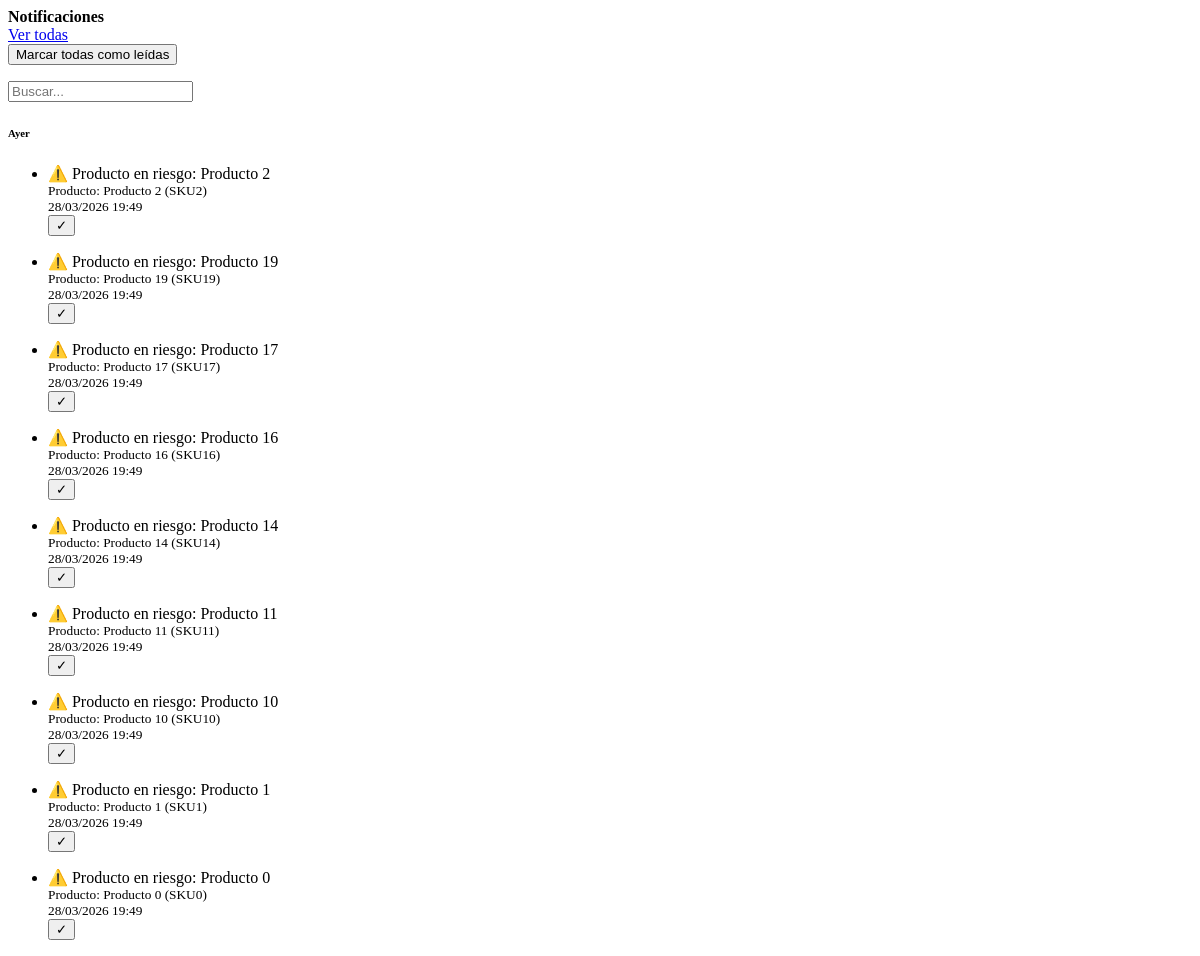
Before: /notificaciones/panel/ with the older database file.
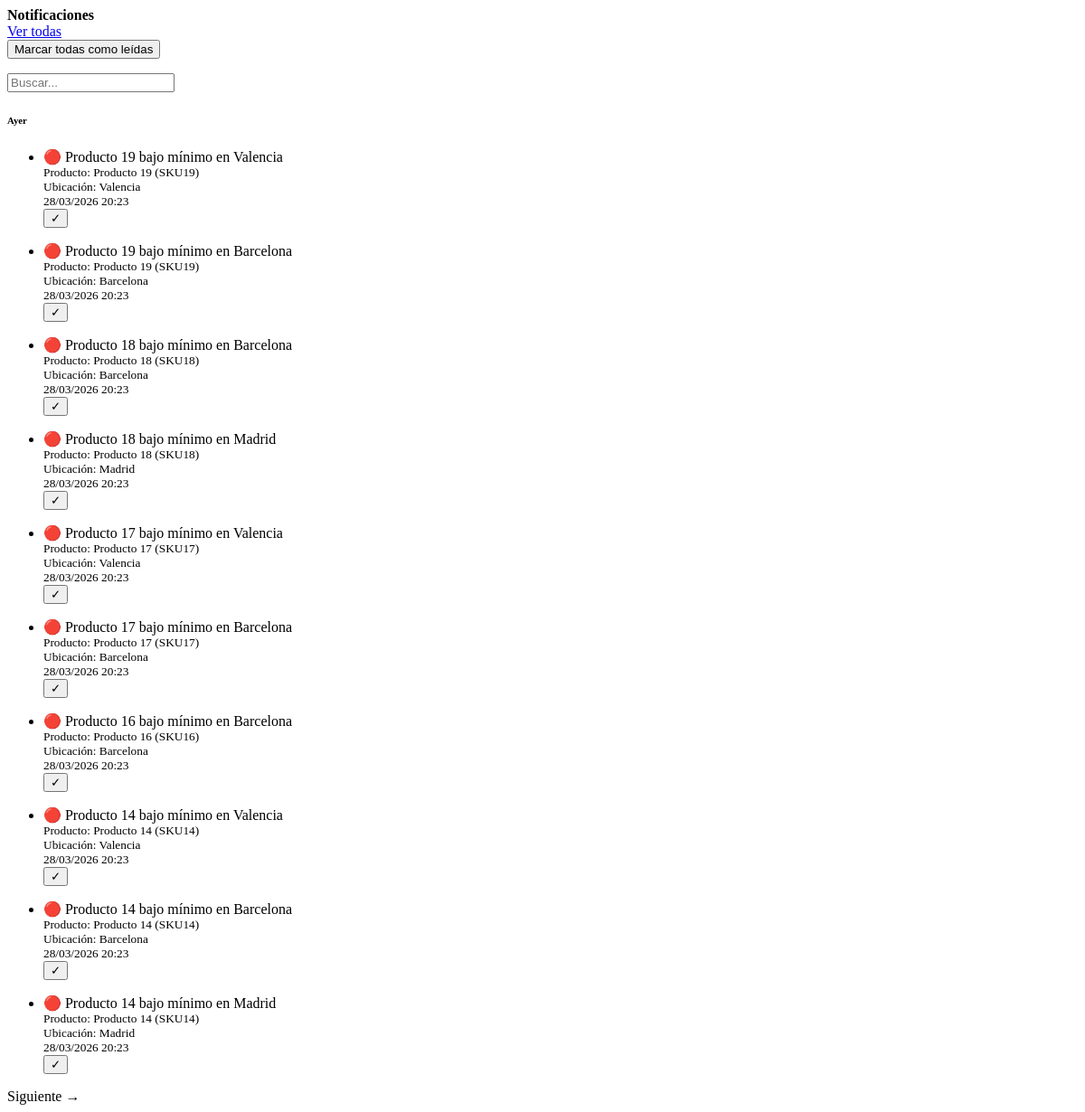
After: the same page with the newer database file.
### notifications/models.py (models this page shows, shortened)
class Notification(models.Model):
    TYPE_CHOICES = [
        ("movement", "Movimiento"),
        ("stock_item_low", "Incidencia almacén"),
        ("product_risk", "Producto en riesgo"),
        ("order", "Pedido"),
        ("alert", "Alerta"),
        ("info", "Información"),
    ]
    PRIORITY_CHOICES = [
        ("critical", "Crítica"),
        ("warning", "Advertencia"),
        ("info", "Info"),
    ]
    product = models.ForeignKey(
        Product,
        on_delete=models.CASCADE,
        related_name="notifications",
        null=True,
        blank=True,
    )
    location = models.ForeignKey(
        Location,
        on_delete=models.CASCADE,
        null=True,
        blank=True,
        related_name="notifications",
    )
    type = models.CharField(
        max_length=30,
        choices=TYPE_CHOICES,
        default="info"
    )
    priority = models.CharField(
        max_length=20,
        choices=PRIORITY_CHOICES,
        default="info"
    )
    message = models.CharField(max_length=255)
    created_at = models.DateTimeField(auto_now_add=True)
    seen = models.BooleanField(default=False)
    class Meta:
        ordering = ["-created_at"]

### products/models.py (models this page shows, shortened)
class Product(models.Model):
    name = models.CharField(max_length=150, db_index=True)
    sku = models.CharField(max_length=50, unique=True, db_index=True)
    category = models.ForeignKey(
        Category,
        on_delete=models.SET_NULL,
        null=True,
        related_name='products'
    )
    supplier = models.ForeignKey(
        Supplier,
        on_delete=models.SET_NULL,
        null=True,
        blank=True,
        related_name='products'
    )
    stock = models.IntegerField(default=0)
    min_stock = models.IntegerField(default=0)
    cost_price = models.DecimalField(max_digits=10, decimal_places=2, default=0)
    sale_price = models.DecimalField(max_digits=10, decimal_places=2, default=0)
    image = models.ImageField(upload_to=product_image_path, blank=True, null=True)
    last_low_stock_alert = models.DateTimeField(null=True, blank=True)
    created_at = models.DateTimeField(auto_now_add=True)
    updated_at = models.DateTimeField(auto_now=True)
    class Meta:
        ordering = ['name']
        verbose_name = "Product"
        verbose_name_plural = "Products"
    def __str__(self):
        return f"{self.name} ({self.sku})"

### inventory/models/locations.py (models this page shows)
class Location(models.Model):
    name = models.CharField(max_length=150, unique=True)
    address = models.TextField(blank=True)
    is_active = models.BooleanField(default=True)
    class Meta:
        ordering = ["name"]
        verbose_name = "Location"
        verbose_name_plural = "Locations"
    def __str__(self):
        return self.name

### notifications/views.py (the view)
# urls.py: path("panel/", views.notifications_panel, name="notifications_panel"),
def notifications_panel(request):
    page_obj = _get_panel_notifications(request)
    context = _panel_context(page_obj)
    return render(request, "notifications/partials/panel.html", context)

### notifications/context_processors.py (called while the page is built)
def notifications_unread(request):
    return {
        "notifications_unread": Notification.objects.filter(seen=False).count()
    }

### notifications/views.py (called while the page is built)
def _get_panel_notifications(request):
    q = request.GET.get("q", "").strip().lower()
    page = request.GET.get("page", 1)
    notifications = Notification.objects.select_related("product").order_by("-created_at")
    if q:
        notifications = notifications.filter(message__icontains=q)
    paginator = Paginator(notifications, 10)
    page_obj = paginator.get_page(page)
    return page_obj

def _panel_context(page_obj):
    today = localdate()
    yesterday = today - timedelta(days=1)
    week_start = today - timedelta(days=today.weekday())
    notifications = page_obj.object_list
    return {
        "page_obj": page_obj,
        "notifications": notifications,
        "today": today,
        "yesterday": yesterday,
        "week_start": week_start,
        "has_unread": Notification.objects.filter(seen=False).exists(),
    }

### notifications/templates/notifications/partials/panel.html (shortened to what this page needs)
<div id="notificationsPanelBody">
    <div class="d-flex justify-content-between align-items-center mb-3">
        <strong>Notificaciones</strong>
        <div class="d-flex gap-2">
            <a href="{% url 'notifications_list' %}" class="btn btn-sm btn-outline-dark">
                Ver todas
            </a>
            <form method="post"
                hx-post="{% url 'notifications_panel_toggle_all' %}"
                hx-target="#notificationsPanelBody"
                hx-swap="innerHTML">
                <button class="btn btn-sm btn-outline-primary">
                    {% if has_unread %}
                        Marcar todas como leídas
                    {% else %}
                        Marcar todas como no leídas
                    {% endif %}
                </button>
            </form>
        </div>
    </div>
    <div class="mb-3">
        <input
            type="text"
            class="form-control"
            placeholder="Buscar..."
            hx-get="{% url 'notifications_panel' %}"
            hx-target="#notificationsPanelBody"
            hx-swap="innerHTML"
            name="q"
            hx-trigger="keyup changed delay:300ms"
        >
    </div>
    {% regroup notifications by created_at.date as grouped %}
    {% for group in grouped %}
        {% with group_date=group.grouper %}
            {% if group_date == today %}
                <h6 class="text-primary mt-3">Hoy</h6>
            {% elif group_date == yesterday %}
                <h6 class="text-primary mt-3">Ayer</h6>
            {% elif group_date >= week_start %}
                <h6 class="text-primary mt-3">Esta semana</h6>
            {% else %}
                <h6 class="text-primary mt-3">Más antiguas</h6>
            {% endif %}
        {% endwith %}
        <ul class="list-group mb-3">
            {% for n in group.list %}
                <li class="list-group-item d-flex justify-content-between align-items-start {% if not n.seen %}fw-bold{% endif %}">
                    <div>
                        {% if n.type == "movement" %}📦
                        {% elif n.type == "stock_item_low" %}🔴
                        {% elif n.type == "product_risk" %}⚠️
                        {% elif n.type == "order" %}🧾
                        {% else %}🔔
                        {% endif %}
                        {{ n.message }}<br>
                        {% if n.product %}
                            <small class="text-muted">Producto: {{ n.product }}</small><br>
                        {% endif %}
                        {% if n.location %}
                            <small class="text-muted">Ubicación: {{ n.location }}</small><br>
                        {% endif %}
                        <small class="text-muted">{{ n.created_at|date:"d/m/Y H:i" }}</small>
                    </div>
                    <div class="d-flex gap-2">
                        {% if not n.seen %}
                            <form method="post"
                                  hx-post="{% url 'notifications_panel_mark_one' n.pk %}"
                                  hx-target="#notificationsPanelBody"
                                  hx-swap="innerHTML">
                                <button class="btn btn-sm btn-outline-success">✓</button>
                            </form>
                        {% endif %}
                    </div>
                </li>
            {% endfor %}
        </ul>
    {% empty %}
        <p class="text-muted text-center">No hay notificaciones.</p>
    {% endfor %}
    <div class="d-flex justify-content-between mt-3">
        {% if page_obj.has_next %}
            <a
                hx-get="{% url 'notifications_panel' %}?page={{ page_obj.next_page_number }}"
                hx-target="#notificationsPanelBody"
                hx-swap="innerHTML"
                class="btn btn-sm btn-outline-primary">
                Siguiente →
            </a>
        {% endif %}
    </div>
</div>

Changed rows visible on the page:
no longer on this page (row unchanged): Notification: message "Producto en riesgo: Producto 2", product "Producto 2 (SKU2)", created_at "28/03/2026 19:49"
no longer on this page (row unchanged): Notification: message "Producto en riesgo: Producto 19", product "Producto 19 (SKU19)", created_at "28/03/2026 19:49"
no longer on this page (row unchanged): Notification: message "Producto en riesgo: Producto 17", product "Producto 17 (SKU17)", created_at "28/03/2026 19:49"
no longer on this page (row unchanged): Notification: message "Producto en riesgo: Producto 16", product "Producto 16 (SKU16)", created_at "28/03/2026 19:49"
no longer on this page (row unchanged): Notification: message "Producto en riesgo: Producto 14", product "Producto 14 (SKU14)", created_at "28/03/2026 19:49"
no longer on this page (row unchanged): Notification: message "Producto en riesgo: Producto 11", product "Producto 11 (SKU11)", created_at "28/03/2026 19:49"
no longer on this page (row unchanged): Notification: message "Producto en riesgo: Producto 10", product "Producto 10 (SKU10)", created_at "28/03/2026 19:49"
no longer on this page (row unchanged): Notification: message "Producto en riesgo: Producto 1", product "Producto 1 (SKU1)", created_at "28/03/2026 19:49"
no longer on this page (row unchanged): Notification: message "Producto en riesgo: Producto 0", product "Producto 0 (SKU0)", created_at "28/03/2026 19:49"
added Notification: message "Producto 19 bajo mínimo en Valencia", product "Producto 19 (SKU19)", location "Valencia", created_at "28/03/2026 20:23"
added Notification: message "Producto 19 bajo mínimo en Barcelona", product "Producto 19 (SKU19)", location "Barcelona", created_at "28/03/2026 20:23"
added Notification: message "Producto 18 bajo mínimo en Barcelona", product "Producto 18 (SKU18)", location "Barcelona", created_at "28/03/2026 20:23"
added Notification: message "Producto 18 bajo mínimo en Madrid", product "Producto 18 (SKU18)", location "Madrid", created_at "28/03/2026 20:23"
added Notification: message "Producto 17 bajo mínimo en Valencia", product "Producto 17 (SKU17)", location "Valencia", created_at "28/03/2026 20:23"
added Notification: message "Producto 17 bajo mínimo en Barcelona", product "Producto 17 (SKU17)", location "Barcelona", created_at "28/03/2026 20:23"
added Notification: message "Producto 16 bajo mínimo en Barcelona", product "Producto 16 (SKU16)", location "Barcelona", created_at "28/03/2026 20:23"
added Notification: message "Producto 14 bajo mínimo en Valencia", product "Producto 14 (SKU14)", location "Valencia", created_at "28/03/2026 20:23"
added Notification: message "Producto 14 bajo mínimo en Barcelona", product "Producto 14 (SKU14)", location "Barcelona", created_at "28/03/2026 20:23"
added Notification: message "Producto 14 bajo mínimo en Madrid", product "Producto 14 (SKU14)", location "Madrid", created_at "28/03/2026 20:23"
Other visible differences:
text now shown: "Siguiente →"
